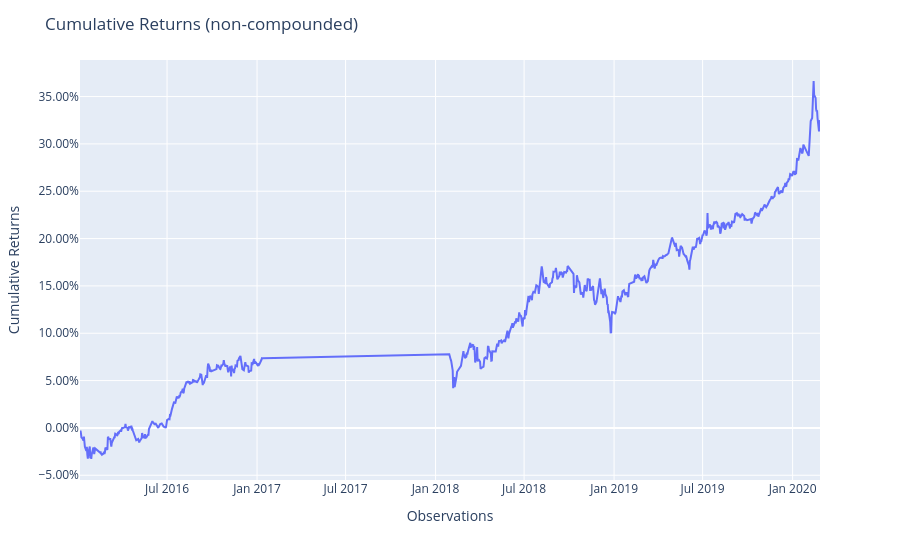

Notebook cell for this chart:
### Code cell
res[0][13]['train_portfolio'].plot_cumulative_returns()

### Figure 1 — Plotly figure (JSON) as saved in the notebook; plotly's stock layout.template omitted (floating-point values rounded to 4 significant figures; data arrays with more than 128 entries replaced by an {"elided": "..."} marker saying what was removed)
{"data": [{"hovertemplate": "variable=cumulative_returns<br>index=%{x}<br>value=%{y}<extra></extra>", "legendgroup": "cumulative_returns", "line": {"color": "#636efa", "dash": "solid"}, "marker": {"symbol": "circle"}, "mode": "lines", "name": "cumulative_returns", "orientation": "v", "showlegend": true, "type": "scatter", "x": {"elided": "753 str values"}, "xaxis": "x", "y": {"elided": "753 float values"}, "yaxis": "y"}], "layout": {"legend": {"title": {"text": "variable"}, "tracegroupgap": 0}, "margin": {"t": 60}, "showlegend": false, "title": {"text": "Cumulative Returns (non-compounded)"}, "xaxis": {"anchor": "y", "domain": [0, 1], "title": {"text": "Observations"}}, "yaxis": {"anchor": "x", "domain": [0, 1], "tickformat": ".2%", "title": {"text": "Cumulative Returns"}}}}
